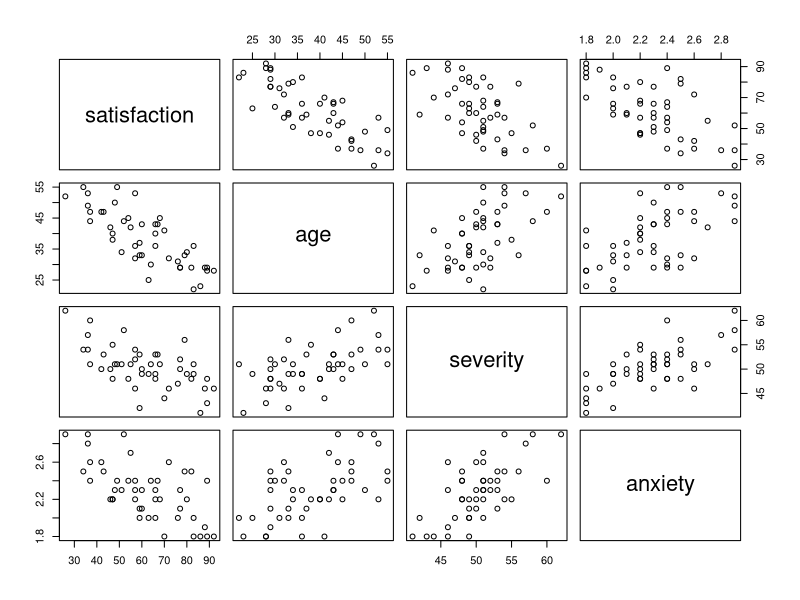

Generate this figure with R:
## ---- chunk 1
data <- read.table("../../datasets/satisfaction.txt", header = T)
## ---- chunk 2
pairs(data)
## ---- chunk 3
cor(data)
## ---- chunk 4
model <- lm(satisfaction ~ age + severity + anxiety, data= data)

model |> summary()
## ---- chunk 5
lengthCm <- c(60, 69, 66, 64, 54, 67, 59, 65, 63)
weightG <- c(136, 198, 194, 140, 93, 172, 116, 174, 145)
lengthIn <- c(24.0, 27.6, 26.4, 25.6, 21.6, 26.8, 23.6, 26.0, 25.2)
diameterCm <- c(2.1, 2.2, 2.2, 2.2, 1.6, 2.2, 2.0, 2.1, 2.2)
snaaaaaaaaaaaaaaakes <- data.frame(LengthCm = lengthCm,
LengthIn = lengthIn,
DiameterCm = diameterCm,
WeightG = weightG)
## ---- chunk 6
my.reg <- lm(WeightG ~ LengthCm + LengthIn + DiameterCm, data = snaaaaaaaaaaaaaaakes)

my.reg |> summary(0)
## ---- chunk 7
Site <- c(1, 2, 3, 4)
CO2_Flux <- c(1.242, 0.590, 1.677, 1.090)
SoilTemp <- c(11.35, 13.55, 7.85, 11.50)
AirTemp <- c(23.0, 16.8, 24.3, 16.2)
PctSand <- c(69.6, 73.6, 60.2, 73.1)
PctSilt <- c(19.0, 16.3, 29.9, 19.7)
PctClay <- c(11.4, 10.1, 9.9, 7.2)
rm_soil <- data.frame(CO2_Flux, SoilTemp, AirTemp, PctSand, PctSilt, PctClay)
